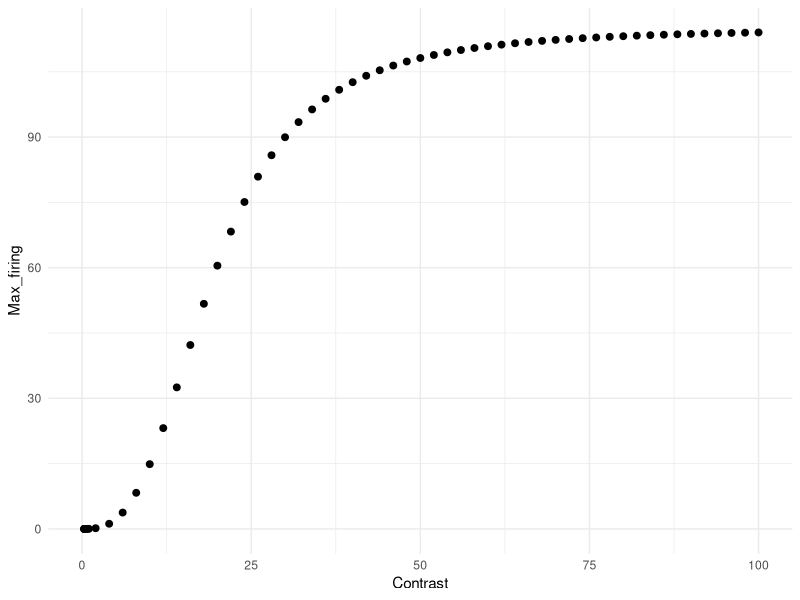
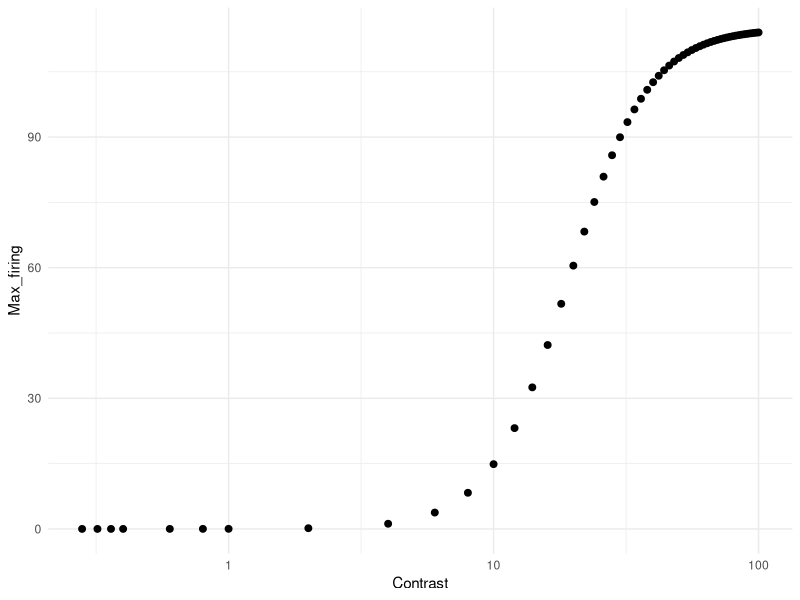

Write R code to recreate these figures, in order. (Note: this script raises an error after producing the figures.)
# Simulation assuming Naka-Rushton function on Liu et al. (2015, fig. 1A)

library(tidyverse)
library(doParallel)
library(foreach)
library(cowplot)

Contrast <- c(0.28, 0.32, 0.36, 0.4, 0.6, 0.8, 1, seq(2, 100, 2))
Rmax <- 115
C50 <- 19.3
n   <-  2.9

Max_firing <- Rmax * Contrast^n / (Contrast^n + C50^n)
df_ah <- data.frame(Contrast, Max_firing)

g1 <- ggplot(df_ah, aes(x = Contrast, y = Max_firing)) +
  geom_point(size = 2) +
  coord_cartesian(xlim = c(0, 100)) +
  theme_minimal()
g1            

g2 <- ggplot(df_ah, aes(x = Contrast, y = Max_firing)) +
  geom_point(size = 2) +
  scale_x_log10() +
  theme_minimal()
g2 

### Simulation ###
cl <- makeCluster(parallel::detectCores() - 1)
registerDoParallel(cl)

n_neurons <- 180                                               # Number of neurons in the population
orientations <- seq(1, 180, by = 1)                            # Possible orientations (0 to 359 degrees)
preferred_orientations <-  seq(1, 180, length.out = n_neurons) # Preferred orientation of each neuron
max_firing_seq <- df_ah$Max_firing                             # Maximum firing rate of each neuron
contrast <-       df_ah$Contrast
tuning_width    <- 20                                          # Tuning width (standard deviation) of each neuron's response curve
n_trials <- 10000

all_results <- list()

for (max_firing_rate in max_firing_seq) {
  
  cat("Running max firing rate =", max_firing_rate, "\n")
  
  tuning_curves <- matrix(0, nrow = n_neurons, ncol = length(orientations))
  
  for (i in 1:n_neurons) {
    tuning_curves[i, ] <- max_firing_rate * exp(
      -0.5 * (
        pmin(abs(orientations - preferred_orientations[i]),
             180 - abs(orientations - preferred_orientations[i]))^2
      ) / tuning_width^2
    )
  }
  
  # ---- 90 ----
  responses_90 <- foreach(
    i = 1:n_trials,
    .combine = rbind,
    .packages = "stats"
  ) %dopar% {
    
    input_90 <- rnorm(n_trials, 90, 0)
    idx <- round(input_90[i]) + 1
    idx <- pmin(pmax(idx, 1), 180)
    
    mu <- tuning_curves[, idx]
    mu[mu == 0] <- 1e-8
    
    resp <- rnbinom(n_neurons, size = 1000000, mu = mu)
    
    cbind(resp,
          neuron = seq_len(n_neurons),
          stim = 90,
          trial = i,
          maxFR = max_firing_rate)
  }
  
  # ---- 91 ----
  responses_91 <- foreach(
    i = 1:n_trials,
    .combine = rbind,
    .packages = "stats"
  ) %dopar% {
    
    input_91 <- rnorm(n_trials, 91, 0)
    idx <- round(input_91[i]) + 1
    idx <- pmin(pmax(idx, 1), 180)
    
    mu <- tuning_curves[, idx]
    mu[mu == 0] <- 1e-8
    
    resp <- rnbinom(n_neurons, size = 1000000, mu = mu)
    
    cbind(resp,
          neuron = seq_len(n_neurons),
          stim = 91,
          trial = i,
          maxFR = max_firing_rate)
  }
  
  df_tmp <- as.data.frame(rbind(responses_90, responses_91))
  colnames(df_tmp) <- c("Spikes", "Neuron", "Stimulus", "Trial", "Contrast")
  
  all_results[[as.character(max_firing_rate)]] <- df_tmp
}

df <- do.call(rbind, all_results)
df$Contrast <- contrast[match(df$Contrast, max_firing_seq)]
write.csv(df, 
          file = "df_nr_2.csv", 
          row.names = FALSE)

### Weber law in contrast discrimination ###
df %>%
  group_by(Stimulus, Contrast, Trial) %>%
  summarise(Sum_spikes = sum(Spikes), .groups = "drop") -> df_sum

g3 <- ggplot(df_sum, aes(x = Sum_spikes, color = factor(Contrast))) +
  geom_density(alpha = 0.2, linewidth = 1) +
  theme_classic() +
  labs(
    x = "Sum of spikes",
    y = "Density",
    color = "Contrast",
    fill =  "Contrast"
  ) + 
  theme(
    legend.key.size = unit(0.25, "cm"),
    legend.text = element_text(size = 6),
    legend.title = element_text(size = 8)
  ) +
  ylim(0, 0.3)
g3

df_sum %>%
  group_by(Contrast) %>%
  summarise(Mean_sum_spikes = mean(Sum_spikes),
            SD_sum_spikes = sd(Sum_spikes), .groups = "drop") -> df_summary
colnames(df_summary) <- c("Contrast", "mu", "sigma")

dC <-  diff(df_summary$Contrast)
dmu <- diff(df_summary$mu)

# μ'
mu_prime <- c(
  dmu[1] / dC[1],                                 　　　　　# 前方差分（最初）
  (dmu[-1]/dC[-1] + dmu[-length(dmu)]/dC[-length(dC)]) / 2, # 中央差分
  dmu[length(dmu)] / dC[length(dC)]                         # 後方差分（最後）
)
df_summary$mu_prime <- mu_prime

# μ'(C)ΔC ≈ σ
# μ'(C): コントラストの微小変化に対するμの変化
# ΔC:    コントラストの変化量
# μの変化がσと同じ大きさになったとき丁度弁別できる(d'=1に相当するJND)
df_summary$DeltaC_pred <- df_summary$sigma / df_summary$mu_prime # JND
df_summary <- mutate(df_summary, Weber_ratio_pred = DeltaC_pred / Contrast) # ΔC / C (Weber ratio)
df_summary

df_plot <- df_summary %>%
  slice(2:(n() - 1))

g4 <- ggplot(df_plot, aes(x = Contrast, y = DeltaC_pred)) +
  geom_line() +
  geom_point() +
  theme_classic() +
  scale_x_log10() +
  scale_y_log10() +
  ylab("ΔC (JND of d' = 1)") +
  xlab("Contrast")

g5 <- ggplot(df_plot, aes(x = Contrast, y = Weber_ratio_pred)) +
  geom_line() +
  geom_point() +
  theme_classic() +
# coord_cartesian(ylim = c(0.03, 0.05)) +
  ylab("ΔC/C") +
  xlab("Contrast")

g6 <- df_summary %>%
  ggplot(aes(x = Contrast, y = mu)) +
  geom_point(size = 2) +
  scale_x_log10() +
  scale_y_log10() +
  theme_minimal() +
  ylab("Mean_sum_spikes")

top    <- plot_grid(g3, ncol = 1)
middle <- plot_grid(g1, g6, ncol = 2)
bottom <- plot_grid(g4, g5, ncol = 2)
g <- plot_grid(top, middle, bottom, ncol = 1, rel_heights = c(1, 1))
ggsave("contrast_discrimination_thresholds_nr_2.png", g, width = 6, height = 8.2, dpi = 300)
